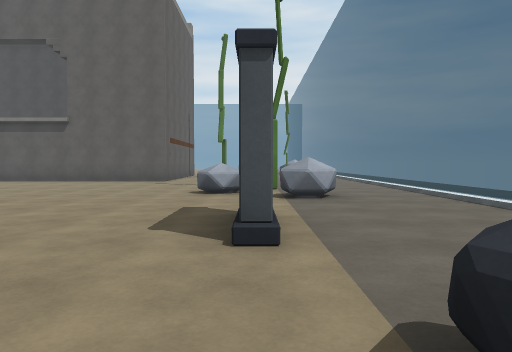
[1] (above)

22 first-person views from a walk through a Unity game level. The camera is 1.2 m above the floor, tilts 2° down and sees 70° across. The floor is counted in squares, 2 m on a side. Each view is taken from the middle of a square. On the plan, view 1 faces up. The plan holds only what a view shows up to about 10 squares ahead; the rest is blank. The place goes on beyond the plan.

[2]
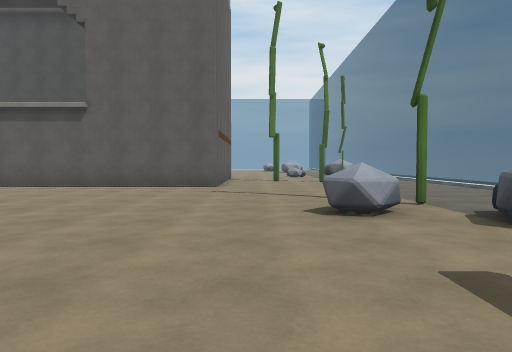

[3]
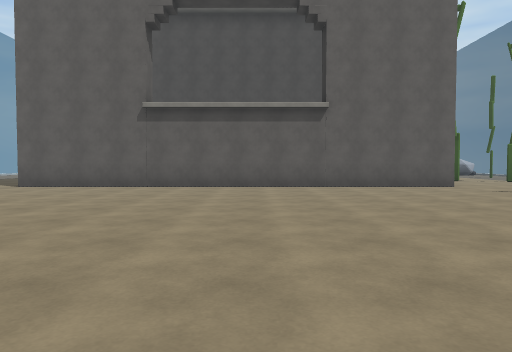

[4]
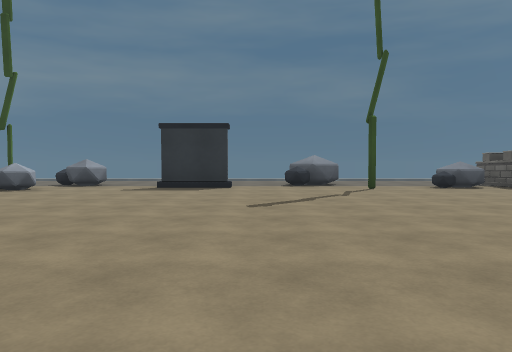

[5]
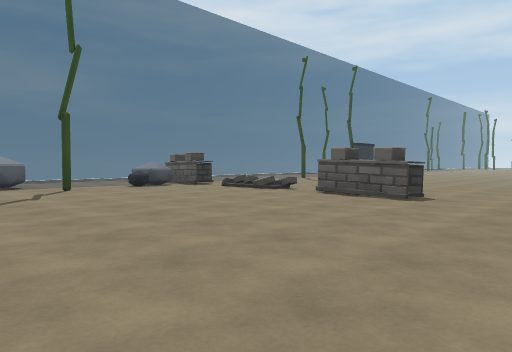

[6]
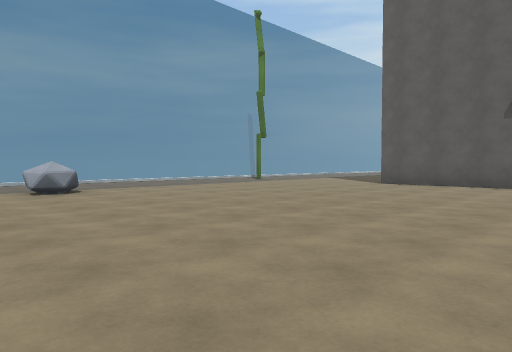

[7]
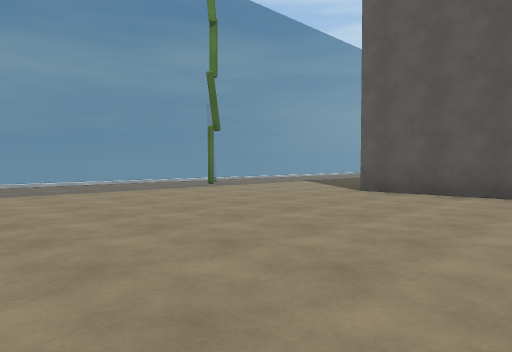

[8]
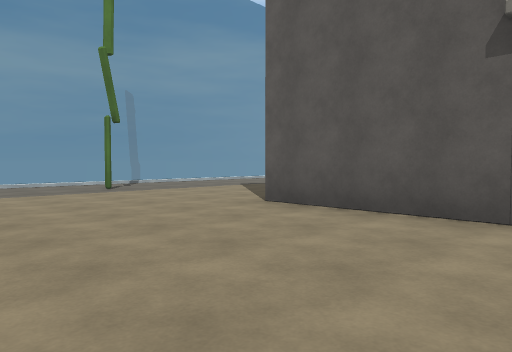

[9]
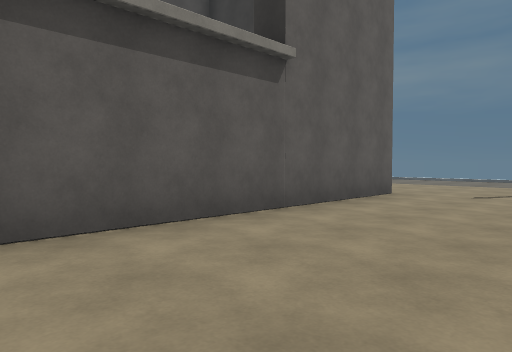

[10]
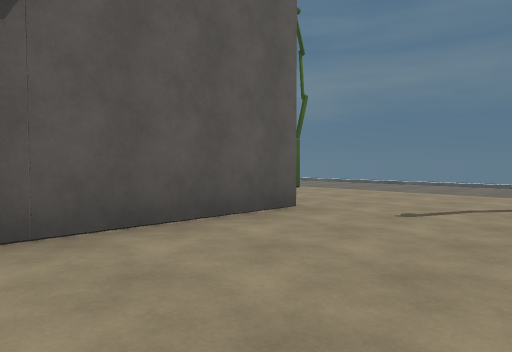

[11]
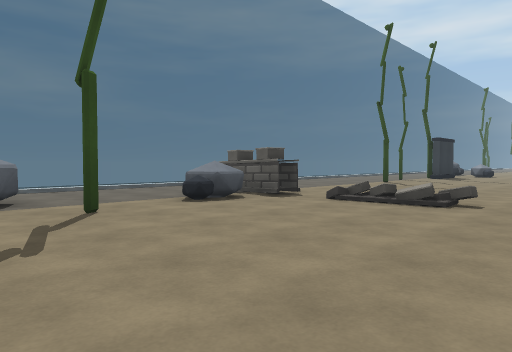

[12]
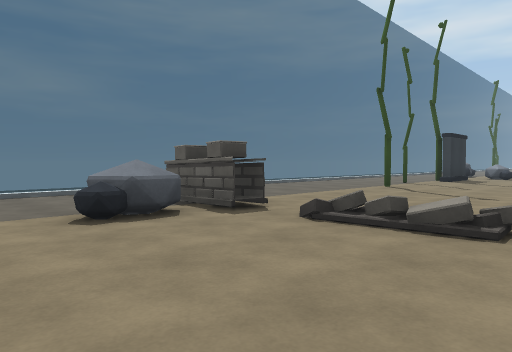

[13]
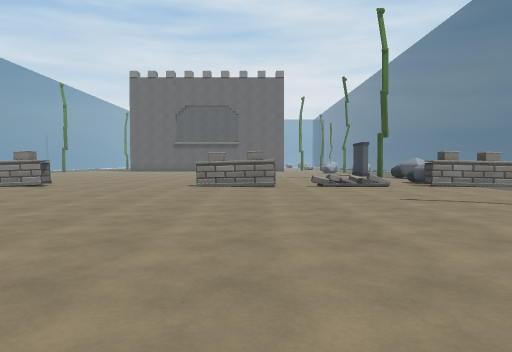

[14]
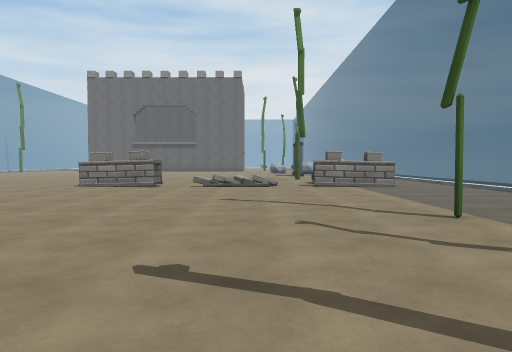

[15]
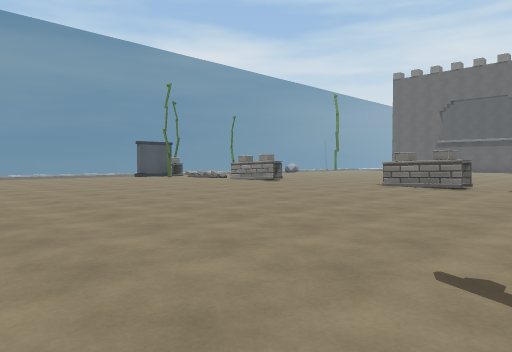

[16]
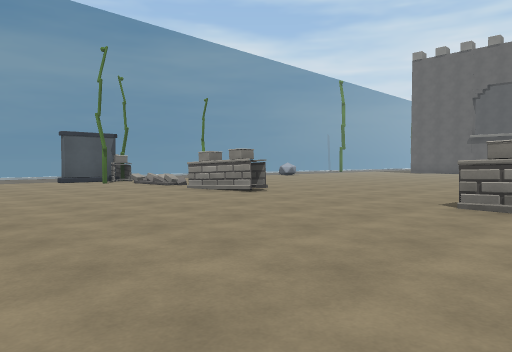

[17]
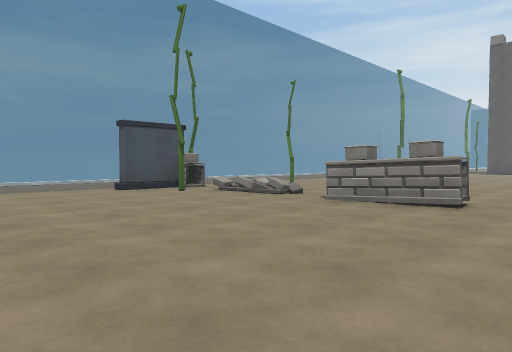

[18]
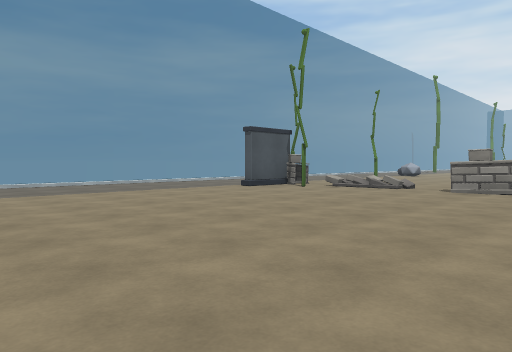

[19]
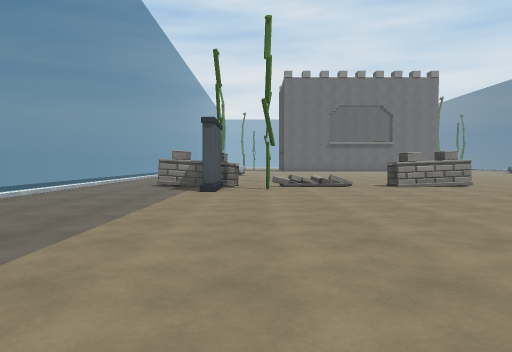

[20]
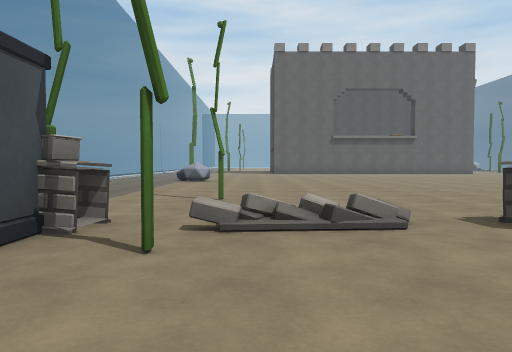

[21]
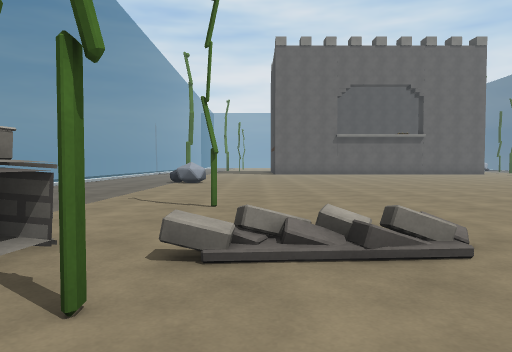

[22]
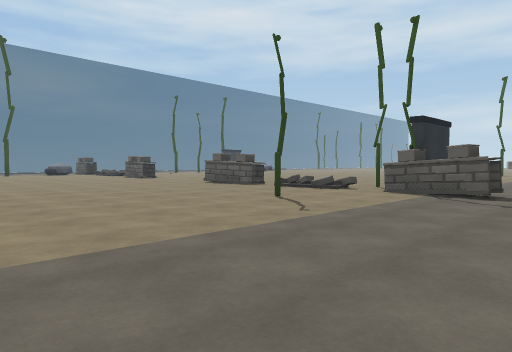

### Floor plan
Key: @ floor where view 1 was taken; # wall or solid block; . floor; ^ raised ledge; O other object.
Columns run from 20 left of view 1 to 3 right of it. Each row starts with its distance up from view 1.
 14   ....             ....
 13  .....############......
 12 ..#.....................
 11 ........................
 10 ........................
  9 ........................
  8 ...................O....
  7 ...................O.O..
  6  ....................O..
  5   ......................
  4  ..O................#...
  3 ....................#..
  2 ......................
  1 .....................O
  0 ....................@O.
 -1  ...................#...
 -2  ...O...................
 -3  ...................O...
 -4 ..^#....#^....^#....^#..
 -5 ...#....^......^.#...^..
 -6 ...#....................
 -7 ........................
 -8 ........................
 -9 .......................
-10 ....................#.
-11 .....................
-12   ...................
-13    ... .............
-14     .          ....

Positions as (right, up) in squares from view 1, and headings:
1: (0, 0), facing up
2: (-2, 3), facing up
3: (-8, 3), facing up
4: (-9, 2), facing right
5: (-9, 2), facing down-right
6: (-9, 2), facing up-left
7: (-10, 5), facing up-left
8: (-10, 8), facing up-left
9: (-10, 9), facing up-right
10: (-7, 9), facing up-right
11: (-5, 1), facing down-right
12: (-4, -1), facing down-right
13: (-5, -14), facing up
14: (-2, -14), facing up
15: (-2, -14), facing up-left
16: (-5, -10), facing up-left
17: (-9, -10), facing up-left
18: (-10, -13), facing up-left
19: (-16, -14), facing up
20: (-15, -8), facing up
21: (-15, -7), facing up
22: (-20, 3), facing down-right
